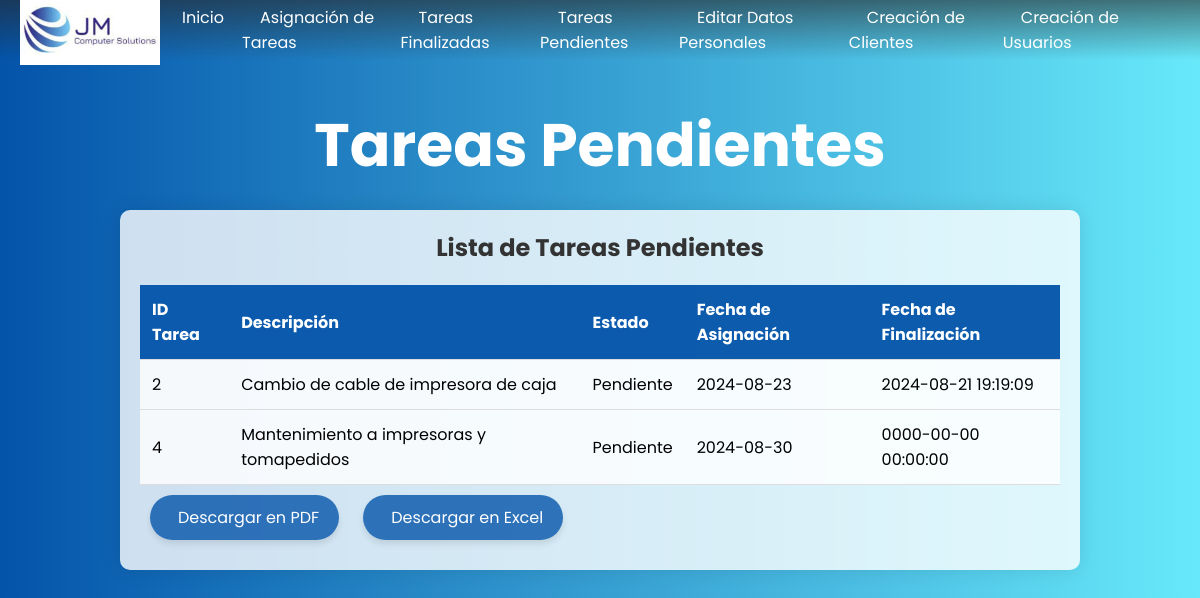
Screenshot of /views/verTareasPendientes.php with the database file from the repository.
### tables this page shows
CREATE TABLE `tareas` (
  `idTarea` int(11) NOT NULL,
  `idUsuario` int(11) DEFAULT NULL,
  `Descripcion` text NOT NULL,
  `FechaAsignacion` date NOT NULL,
  `FechaFinalizacion` datetime NOT NULL,
  `Hora` time NOT NULL,
  `Lugar` varchar(100) NOT NULL,
  `Estado` varchar(20) NOT NULL DEFAULT 'Pendiente',
  `idCliente` int(11) NOT NULL
);

### views/verTareasPendientes.php (the view, shortened to what this page needs)
<!DOCTYPE html>
<html lang="es">
<head>
    <link rel="stylesheet" href="../css/verTareasPen.css">
</head>
<body>
    <div class="wrapper">
        <nav class="nav">
            <div class="nav-logo">
                <img src="../img/LogoEmp.jpeg" alt="Logo de la empresa">
            </div>
            <div class="nav-menu">
                <ul id="nav-list">
                    <li><a class="link" href="indexAdmin.php">Inicio</a></li>
                    <li>
                        <a class="link" href="asignacion.php">Asignación de Tareas</a>
                    </li>
                    <li><a class="link" href="verTareasFinalizadas.php">Tareas Finalizadas</a></li>
                    <li><a class="link" href="verTareasPendientes.php">Tareas Pendientes</a></li>
                    <li><a class="link" href="editarDatosAdmin.php">Editar Datos Personales</a></li>
                    <li><a class="link" href="creacion.php">Creación de Clientes</a></li>
                    <li><a class="link" href="crearUsuario.html">Creación de Usuarios</a></li>
                </ul>
            </div>
        </nav>
        <header>
            <h1>Tareas Pendientes</h1>
        </header>
        <section>
            <h2>Lista de Tareas Pendientes</h2>
            <table id="taskTable" class="task-table">
                <thead>
                    <tr>
                        <th>ID Tarea</th>
                        <th>Descripción</th>
                        <th>Estado</th>
                        <th>Fecha de Asignación</th>
                        <th>Fecha de Finalización</th>
                    </tr>
                </thead>
                <tbody>
                    <?php
                    $conn = new mysqli('localhost', 'root', '', 'bdconnected');
                    $sql = "SELECT idTarea, Descripcion, Estado, FechaAsignacion, FechaFinalizacion
                            FROM tareas WHERE Estado = 'Pendiente'";
                    $result = $conn->query($sql);
                    if ($result->num_rows > 0) {
                        while($row = $result->fetch_assoc()) {
                            echo "<tr>
                                    <td>" . $row["idTarea"]. "</td>
                                    <td>" . $row["Descripcion"]. "</td>
                                    <td>" . $row["Estado"]. "</td>
                                    <td>" . $row["FechaAsignacion"]. "</td>
                                    <td>" . $row["FechaFinalizacion"]. "</td>
                                </tr>";
                        }
                    } else {
                        echo "<tr><td colspan='5'>No hay tareas pendientes</td></tr>";
                    }
                    ?>
                </tbody>
            </table>
            <button class="export-btn" onclick="generatePDF()"><i class="fa fa-file-pdf-o"></i> Descargar en PDF</button>
            <button class="export-btn" onclick="exportToExcel('taskTable')"><i class="fa fa-file-excel-o"></i> Descargar en Excel</button>
        </section>
    </div>
</body>
</html>

### css/verTareasPen.css (style rules this page uses)
* { margin: 0; padding: 0; box-sizing: border-box; font-family: 'Poppins', sans-serif; }
body { background: linear-gradient(to right, rgb(4, 84, 170), rgb(104, 233, 250)); background-size: cover; background-repeat: no-repeat; background-attachment: fixed; }
.wrapper { display: flex; flex-direction: column; align-items: center; padding-top: 100px; }
.nav { position: fixed; top: 0; display: flex; justify-content: space-between; align-items: center; width: 100%; height: 60px; background: linear-gradient(rgba(39, 39, 39, 0.6), transparent); padding: 0 20px; z-index: 100; }
.nav-logo img { display: flex; width: 140px; height: 70px; margin-top: 0px; margin-right: 4px; }
.nav-menu { display: flex; align-items: center; }
.nav-menu ul { display: flex; margin-right: 20px; }
.nav-menu ul li { list-style-type: none; position: relative; }
.nav-menu ul li .link { text-decoration: none; font-weight: 400; color: #fff; padding: 8px 13px; margin: 0 5px; border-radius: 20px; transition: background 0.3s; }
header { color: #fff; font-size: 30px; text-align: center; margin-bottom: 20px; }
section { width: 80%; background: rgba(255, 255, 255, 0.8); border-radius: 10px; padding: 20px; box-shadow: 0 0 20px rgba(0,0,0,0.1); }
section h2 { text-align: center; margin-bottom: 20px; color: #333; }
.task-table { width: 100%; border-collapse: collapse; }
.task-table thead { background-color: rgba(4, 84, 170, 0.8); color: white; }
.task-table th, .task-table td { padding: 12px; text-align: left; border-bottom: 1px solid #ddd; }
.task-table th { background-color: rgba(4, 84, 170, 0.8); color: white; }
.task-table td { background-color: rgba(255, 255, 255, 0.8); }
.export-btn { background-color: rgba(4, 84, 170, 0.8); color: white; border: none; border-radius: 30px; padding: 10px 20px; font-size: 16px; cursor: pointer; transition: background-color 0.3s ease; margin: 10px; box-shadow: 0 4px 6px rgba(0, 0, 0, 0.1); }

### rows the page displays
tareas: idTarea "2", Descripcion "Cambio de cable de impresora de caja", Estado "Pendiente", FechaAsignacion "2024-08-23", FechaFinalizacion "2024-08-21 19:19:09"
tareas: idTarea "4", Descripcion "Mantenimiento a impresoras y tomapedidos", Estado "Pendiente", FechaAsignacion "2024-08-30", FechaFinalizacion "0000-00-00 00:00:00"
